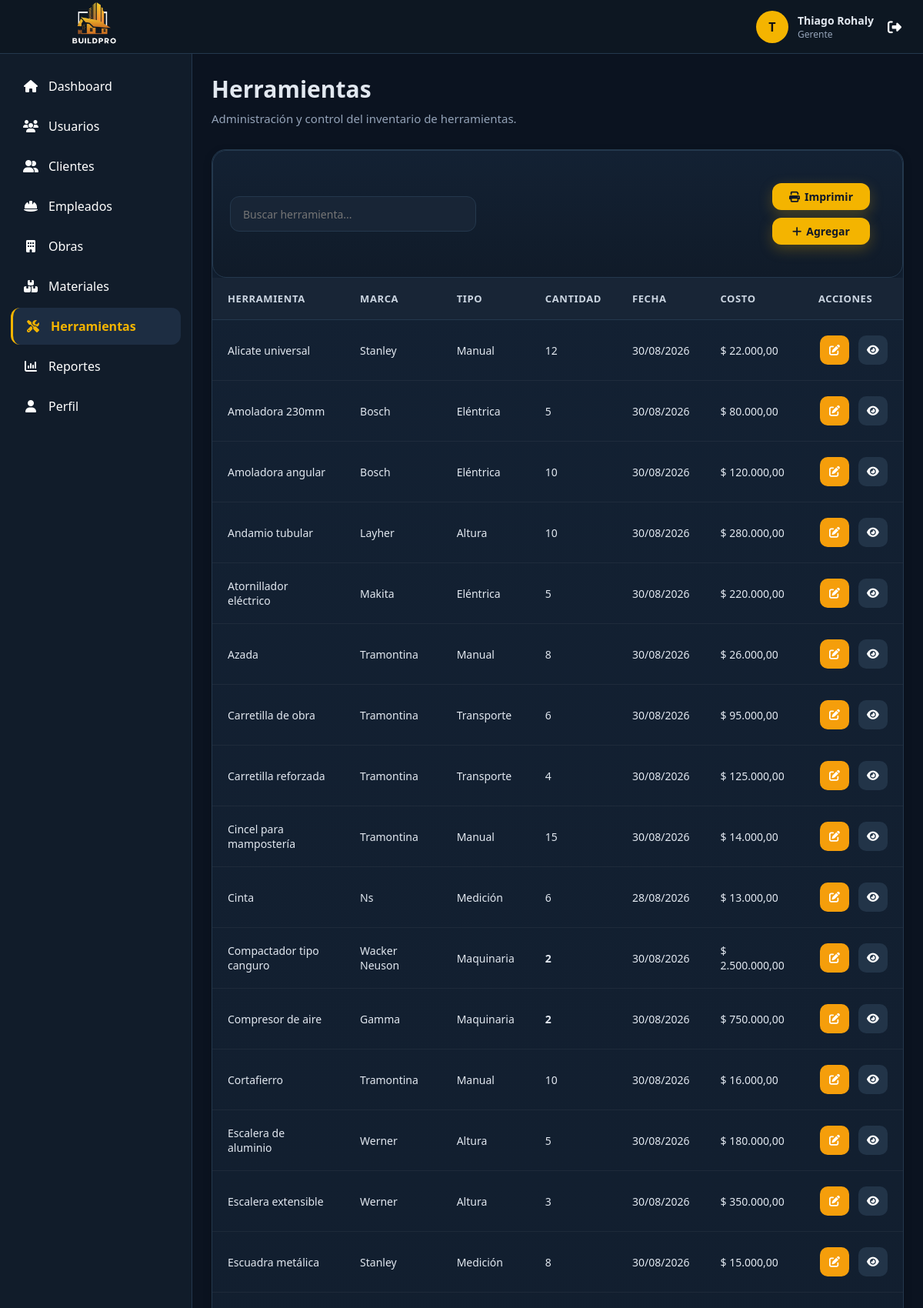
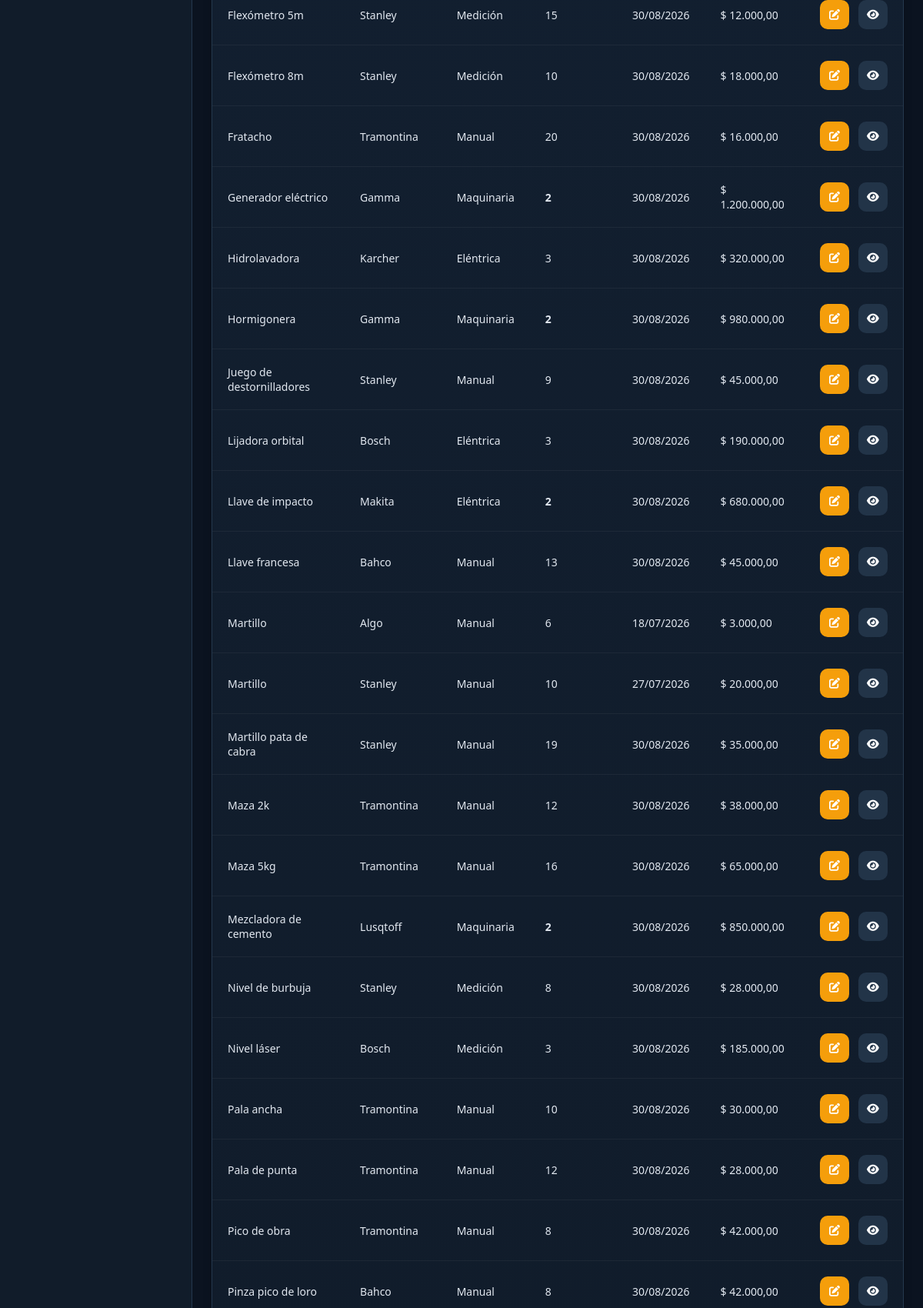
Page /vistas/herramientas/ (signed in, upper part) on the committed database (2 pictures, top to bottom).
### tables this page shows
CREATE TABLE `herramienta` (
  `id_herramienta` int(11) NOT NULL,
  `nombre` varchar(100) NOT NULL,
  `tipo` varchar(50) DEFAULT NULL,
  `marca` varchar(100) DEFAULT NULL,
  `modelo` varchar(100) DEFAULT NULL,
  `cantidad_total` int(11) DEFAULT 1,
  `fecha_adquisicion` date DEFAULT NULL,
  `costo` decimal(12,2) DEFAULT NULL
);

### modelos/Conexion.php (called while the page is built)
<?php
class Conexion {
    private $host = "localhost";
    private $usuario = "root";
    private $password = "";
    private $baseDatos = "constructora";
public function conectar(){
    try {
        $conexion = new PDO(
            "mysql:host=".$this->host.
            ";dbname=".$this->baseDatos.
            ";charset=utf8mb4",
            $this->usuario,
            $this->password
        );
        $conexion->setAttribute(
            PDO::ATTR_ERRMODE,
            PDO::ERRMODE_EXCEPTION
        );
        return $conexion;
    } catch(PDOException $e){
        die("Error de conexión: ".$e->getMessage());
    }
}
}
?>

### modelos/Herramienta.php (called while the page is built, shortened)
<?php
require_once "Conexion.php";
class Herramienta
{
    private $conexion;
    public function __construct()
    {
        $db = new Conexion();
        $this->conexion = $db->conectar();
    }
    public function obtenerTodos()
    {
        $sql = "
            SELECT
                h.id_herramienta,
                h.nombre,
                h.tipo,
                h.marca,
                h.modelo,
                h.cantidad_total,
                h.fecha_adquisicion,
                h.costo
            FROM herramienta h
            ORDER BY h.nombre ASC
        ";
        $stmt = $this->conexion->prepare($sql);
        $stmt->execute();
        return $stmt->fetchAll(PDO::FETCH_ASSOC);
    }
}

### vistas/herramientas/index.php (the view, shortened to what this page needs)
<?php
require_once "../../modelos/Herramienta.php";
$herramienta = new Herramienta();
$herramientas = $herramienta->obtenerTodos();
require_once "../../layouts/header.php";
require_once "../../layouts/sidebar.php";
?>
<main class="content">
    <div class="page-title no-print">
        <div>
            <h1>
                Herramientas
            </h1>
            <p>
                Administración y control del inventario de herramientas.
            </p>
        </div>
    </div>
    <div class="table-container">
        <div class="toolbar no-print">
            <div class="toolbar-left">
                <div class="search-container">
                    <input
                        type="text"
                        id="buscarHerramienta"
                        class="search-box"
                        placeholder="Buscar herramienta...">
                </div>
            </div>
            <div style="display: flex; flex-direction: column; margin: 20px;">
                <button
                    onclick="window.print()"
                    class="btn btn-primary"
                    style="margin-bottom: 10px;">
                    <i class="fa-solid fa-print"></i>
                    Imprimir
                </button>
                <a
                    href="agregar.php"
                    class="btn btn-primary">
                    <i class="fa-solid fa-plus"></i>
                    Agregar
                </a>
            </div>
        </div>
        <table
            class="table"
            id="tablaHerramientas">
            <thead>
                <tr>
                    <th>
                        Herramienta
                    </th>
                    <th>
                        Marca
                    </th>
                    <th>
                        Tipo
                    </th>
                    <th>
                        Cantidad
                    </th>
                    <th>
                        Fecha
                    </th>
                    <th>
                        Costo
                    </th>
                    <th class="no-print">
                        Acciones
                    </th>
                </tr>
            </thead>
            <tbody>
                <?php foreach ($herramientas as $h) { ?>
                    <tr>
                        <td>
                            <div class="tool-name">
                                <span>
                                    <?= htmlspecialchars($h["nombre"]); ?>
                                </span>
                            </div>
                        </td>
                        <td>
                            <?= $h["marca"]; ?>
                        </td>
                        <td>
                            <?= htmlspecialchars($h["tipo"]); ?>
                        </td>
                        <td>
                            <?php if ($h["cantidad_total"] <= 2) { ?>
                                <span class="text-danger">
                                    <strong>
                                        <?= $h["cantidad_total"]; ?>
                                    </strong>
                                </span>
                            <?php } else { ?>
                                <?= $h["cantidad_total"]; ?>
                            <?php } ?>
                        </td>
                        <td>
                            <?= date("d/m/Y", strtotime($h["fecha_adquisicion"])); ?>
                        </td>
                        <td>
                            $ <?= number_format($h["costo"], 2, ",", "."); ?>
                        </td>
                        <td class="no-print">
                            <div class="table-actions">
                                <a href="/empresa_constructora/controladores/HerramientaController.php?accion=editar&id=<?= $h['id_herramienta'] ?>"
                                    class="btn btn-warning">
                                    <i class="fa-solid fa-pen-to-square"></i>
                                </a>
                                <a
                                    href="/empresa_constructora/controladores/HerramientaController.php?accion=ver&id=<?= $h["id_herramienta"] ?>"
                                    class="btn btn-secondary">
                                    <i class="fa-solid fa-eye"></i>
                                </a>
                            </div>
                        </td>
                    </tr>
                <?php } ?>
            </tbody>
        </table>
    </div>
</main>
<?php
require_once "../../layouts/footer.php";
?>

### assets/css/layout.css (style rules this page uses)
:root { --bg:#070d14; --surface:#111e2b; --surface-light:#182838; --surface-hover:#223448; --primary:#ffb703; --primary-hover:#fb8500; --text:#ffffff; --text-secondary:#94a3b8; --border:rgba(255,255,255,.08); --sidebar-width:250px; --navbar-height:70px; --radius:14px; --shadow: 0 8px 30px rgba(0,0,0,.25); }
* { margin:0; padding:0; box-sizing:border-box; font-family:"Segoe UI",sans-serif; }
html, body { width:100%; min-height:100%; overflow-x:hidden; }
body { background:var(--bg); color:var(--text); }
.content { margin-left:var(--sidebar-width); margin-top:var(--navbar-height); min-height:calc(100vh - var(--navbar-height)); padding:30px; background:var(--bg); }
.page-title { margin-bottom:25px; }
.page-title h1 { font-size:30px; font-weight:700; margin-bottom:8px; }
.page-title p { color:var(--text-secondary); font-size:15px; }
@media (max-width:1200px) { .content { padding:25px; } }
.content { transition: margin-left .30s ease, width .30s ease, padding .30s ease; }
table { width:100%; }
button, input, select, textarea { font:inherit; }
a { color:inherit; }

### assets/css/components.css (style rules this page uses)
:root { --bg: #0b1320; --surface: #111c2a; --surface-light: #182536; --surface-hover: #1d2d42; --border: #24384d; --primary: #f4b400; --primary-hover: #df9f00; --success: #22c55e; --danger: #ef4444; --warning: #f59e0b; --info: #3b82f6; --white: #ffffff; --text: #e2e8f0; --text-secondary: #94a3b8; --radius: 18px; --shadow-sm: 0 4px 12px rgba(0, 0, 0, 0.18); --shadow-md: 0 10px 25px rgba(0, 0, 0, 0.25); --shadow-lg: 0 18px 45px rgba(0, 0, 0, 0.35); }
* { margin: 0; padding: 0; box-sizing: border-box; }
body { background: var(--bg); color: var(--text); font-family: "Poppins", sans-serif; }
.btn { display: inline-flex; align-items: center; justify-content: center; gap: 10px; height: 35px; padding: 0 22px; border: none; border-radius: 12px; cursor: pointer; text-decoration: none; font-size: 14px; font-weight: 600; transition: 0.25s; }
.btn-primary { background: var(--primary); color: #111827; box-shadow: 0 6px 18px rgba(244, 180, 0, 0.25); }
.btn-warning { background: var(--warning); color: white; }
.btn-secondary { background: #223448; color: white; }
.toolbar { display: flex; justify-content: space-between; align-items: center; gap: 20px; padding: 22px; background: linear-gradient(180deg, #132133, #101b29); border: 1px solid var(--border); border-radius: 18px; box-shadow: var(--shadow-sm); }
.toolbar-left { display: flex; align-items: center; gap: 15px; flex-wrap: wrap; }
.search-box, .filter { height: 46px; background: var(--surface-light); border: 1px solid var(--border); border-radius: 12px; color: white; outline: none; transition: 0.25s; font-size: 14px; }
.search-box { width: 320px; padding: 0 16px; }
.table-container { margin-top: 30px; background: linear-gradient(180deg, #132133, #101b29); border: 1px solid var(--border); border-radius: 18px; overflow: hidden; box-shadow: var(--shadow-sm); }
.table { width: 100%; border-collapse: collapse; }
.table thead { background: #182536; }
.table th { padding: 18px 20px; text-align: left; color: #cbd5e1; font-size: 13px; font-weight: 600; letter-spacing: 0.6px; text-transform: uppercase; border-bottom: 1px solid var(--border); }
.table td { padding: 18px 20px; border-bottom: 1px solid rgba(255, 255, 255, 0.05); font-size: 14px; color: var(--text); }
.table tbody tr { transition: 0.25s; }
.table-actions { display: flex; align-items: center; justify-content: center; gap: 8px; white-space: nowrap; }
.table-actions .btn { width: 38px; height: 38px; padding: 0; border-radius: 10px; }
.table-container { width: 100%; overflow-x: auto; }
.table { min-width: 900px; }
.table td:last-child { white-space: nowrap; }
.table td:last-child .btn { display: inline-flex; align-items: center; justify-content: center; margin: 2px; }
.toolbar { display: flex; justify-content: space-between; align-items: center; gap: 15px; flex-wrap: wrap; }
.toolbar-left { display: flex; align-items: center; gap: 12px; flex-wrap: wrap; }
.btn { display: inline-flex; align-items: center; justify-content: center; gap: 6px; white-space: nowrap; }
.input, .textarea, .filter, .search-box { max-width: 100%; }

### rows in the picture
herramienta: nombre "Alicate universal", marca "Stanley", tipo "Manual", cantidad_total "12", fecha_adquisicion "30/08/2026", costo "22.000,00"
herramienta: nombre "Amoladora 230mm", marca "Bosch", tipo "Eléntrica", cantidad_total "5", fecha_adquisicion "30/08/2026", costo "80.000,00"
herramienta: nombre "Amoladora angular", marca "Bosch", tipo "Eléntrica", cantidad_total "10", fecha_adquisicion "30/08/2026", costo "120.000,00"
herramienta: nombre "Andamio tubular", marca "Layher", tipo "Altura", cantidad_total "10", fecha_adquisicion "30/08/2026", costo "280.000,00"
herramienta: nombre "Atornillador eléctrico", marca "Makita", tipo "Eléntrica", cantidad_total "5", fecha_adquisicion "30/08/2026", costo "220.000,00"
herramienta: nombre "Azada", marca "Tramontina", tipo "Manual", cantidad_total "8", fecha_adquisicion "30/08/2026", costo "26.000,00"
herramienta: nombre "Carretilla de obra", marca "Tramontina", tipo "Transporte", cantidad_total "6", fecha_adquisicion "30/08/2026", costo "95.000,00"
herramienta: nombre "Carretilla reforzada", marca "Tramontina", tipo "Transporte", cantidad_total "4", fecha_adquisicion "30/08/2026", costo "125.000,00"
herramienta: nombre "Cincel para mampostería", marca "Tramontina", tipo "Manual", cantidad_total "15", fecha_adquisicion "30/08/2026", costo "14.000,00"
herramienta: nombre "Cinta", marca "Ns", tipo "Medición", cantidad_total "6", fecha_adquisicion "28/08/2026", costo "13.000,00"
herramienta: nombre "Compactador tipo canguro", marca "Wacker Neuson", tipo "Maquinaria", cantidad_total "2", fecha_adquisicion "30/08/2026", costo "2.500.000,00"
herramienta: nombre "Compresor de aire", marca "Gamma", tipo "Maquinaria", cantidad_total "2", fecha_adquisicion "30/08/2026", costo "750.000,00"
herramienta: nombre "Cortafierro", marca "Tramontina", tipo "Manual", cantidad_total "10", fecha_adquisicion "30/08/2026", costo "16.000,00"
herramienta: nombre "Escalera de aluminio", marca "Werner", tipo "Altura", cantidad_total "5", fecha_adquisicion "30/08/2026", costo "180.000,00"
herramienta: nombre "Escalera extensible", marca "Werner", tipo "Altura", cantidad_total "3", fecha_adquisicion "30/08/2026", costo "350.000,00"
herramienta: nombre "Escuadra metálica", marca "Stanley", tipo "Medición", cantidad_total "8", fecha_adquisicion "30/08/2026", costo "15.000,00"
herramienta: nombre "Flexómetro 5m", marca "Stanley", tipo "Medición", cantidad_total "15", fecha_adquisicion "30/08/2026", costo "12.000,00"
herramienta: nombre "Flexómetro 8m", marca "Stanley", tipo "Medición", cantidad_total "10", fecha_adquisicion "30/08/2026", costo "18.000,00"
herramienta: nombre "Fratacho", marca "Tramontina", tipo "Manual", cantidad_total "20", fecha_adquisicion "30/08/2026", costo "16.000,00"
herramienta: nombre "Generador eléctrico", marca "Gamma", tipo "Maquinaria", cantidad_total "2", fecha_adquisicion "30/08/2026", costo "1.200.000,00"
herramienta: nombre "Hidrolavadora", marca "Karcher", tipo "Eléntrica", cantidad_total "3", fecha_adquisicion "30/08/2026", costo "320.000,00"
herramienta: nombre "Hormigonera", marca "Gamma", tipo "Maquinaria", cantidad_total "2", fecha_adquisicion "30/08/2026", costo "980.000,00"
herramienta: nombre "Juego de destornilladores", marca "Stanley", tipo "Manual", cantidad_total "9", fecha_adquisicion "30/08/2026", costo "45.000,00"
herramienta: nombre "Lijadora orbital", marca "Bosch", tipo "Eléntrica", cantidad_total "3", fecha_adquisicion "30/08/2026", costo "190.000,00"
herramienta: nombre "Llave de impacto", marca "Makita", tipo "Eléntrica", cantidad_total "2", fecha_adquisicion "30/08/2026", costo "680.000,00"
herramienta: nombre "Llave francesa", marca "Bahco", tipo "Manual", cantidad_total "13", fecha_adquisicion "30/08/2026", costo "45.000,00"
herramienta: nombre "Martillo", marca "Algo", tipo "Manual", cantidad_total "6", fecha_adquisicion "18/07/2026", costo "3.000,00"
herramienta: nombre "Martillo", marca "Stanley", tipo "Manual", cantidad_total "10", fecha_adquisicion "27/07/2026", costo "20.000,00"
herramienta: nombre "Martillo pata de cabra", marca "Stanley", tipo "Manual", cantidad_total "19", fecha_adquisicion "30/08/2026", costo "35.000,00"
herramienta: nombre "Maza 2k", marca "Tramontina", tipo "Manual", cantidad_total "12", fecha_adquisicion "30/08/2026", costo "38.000,00"
herramienta: nombre "Maza 5kg", marca "Tramontina", tipo "Manual", cantidad_total "16", fecha_adquisicion "30/08/2026", costo "65.000,00"
herramienta: nombre "Mezcladora de cemento", marca "Lusqtoff", tipo "Maquinaria", cantidad_total "2", fecha_adquisicion "30/08/2026", costo "850.000,00"
herramienta: nombre "Nivel de burbuja", marca "Stanley", tipo "Medición", cantidad_total "8", fecha_adquisicion "30/08/2026", costo "28.000,00"
herramienta: nombre "Nivel láser", marca "Bosch", tipo "Medición", cantidad_total "3", fecha_adquisicion "30/08/2026", costo "185.000,00"
herramienta: nombre "Pala ancha", marca "Tramontina", tipo "Manual", cantidad_total "10", fecha_adquisicion "30/08/2026", costo "30.000,00"
herramienta: nombre "Pala de punta", marca "Tramontina", tipo "Manual", cantidad_total "12", fecha_adquisicion "30/08/2026", costo "28.000,00"
herramienta: nombre "Pico de obra", marca "Tramontina", tipo "Manual", cantidad_total "8", fecha_adquisicion "30/08/2026", costo "42.000,00"
herramienta: nombre "Pinza pico de loro", marca "Bahco", tipo "Manual", cantidad_total "8", fecha_adquisicion "30/08/2026", costo "42.000,00"

### other values in the picture
substr($_SESSION['usuario']['nombre'],0,1) "T"
$_SESSION['usuario']['nombre'] "Thiago"
$_SESSION['usuario']['apellido'] "Rohaly"
$_SESSION['usuario']['rol'] "Gerente"
$item[1] "Dashboard"
$item[1] "Usuarios"
$item[1] "Clientes"
$item[1] "Empleados"
$item[1] "Obras"
$item[1] "Materiales"
$item[1] "Herramientas"
$item[1] "Reportes"
$item[1] "Perfil"
